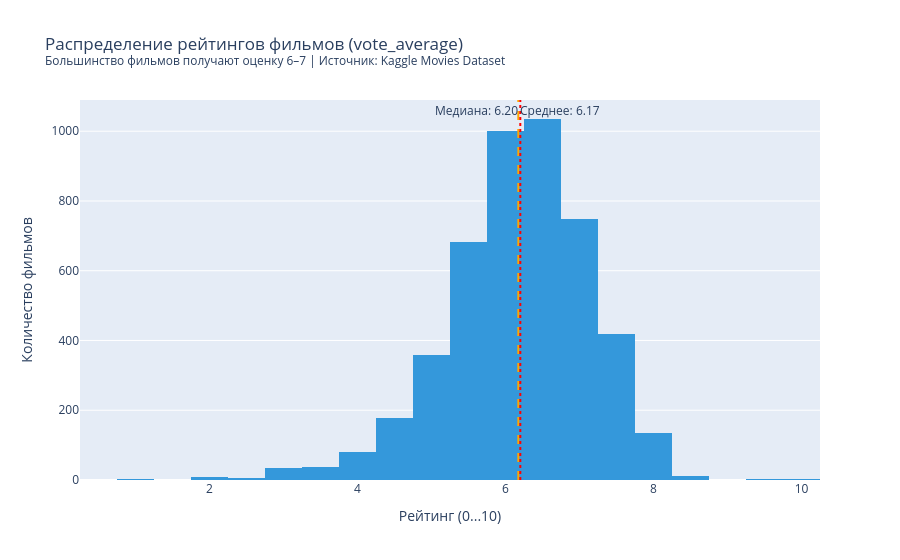

Source (notebook cell):
### Markdown cell above
### 2.2 Распределение рейтингов фильмов

Гистограмма ниже отображает распределение средней оценки зрителей (`vote_average`).  
На графике нанесены линии среднего (оранжевая) и медианы (красная) для визуального сравнения.

### Code cell
mean_r = df_rated['vote_average'].mean()
med_r = df_rated['vote_average'].median()
std_r = df_rated['vote_average'].std()

fig = px.histogram(
    df_rated, x='vote_average', nbins=40,
    color_discrete_sequence=['#3498DB'],
    title='Распределение рейтингов фильмов (vote_average)<br>'
          '<sup>Большинство фильмов получают оценку 6–7 | Источник: Kaggle Movies Dataset</sup>'
)
fig.add_vline(x=mean_r, line_dash='dash', line_color='orange', line_width=2,
              annotation_text=f'Среднее: {mean_r:.2f}', annotation_position='top right')
fig.add_vline(x=med_r, line_dash='dot', line_color='red', line_width=2,
              annotation_text=f'Медиана: {med_r:.2f}', annotation_position='top left')
fig.update_xaxes(title_text='Рейтинг (0...10)')
fig.update_yaxes(title_text='Количество фильмов')
fig.show()

print(f"Среднее: {mean_r:.3f} | Медиана: {med_r:.3f} | Ст. откл.: {std_r:.3f}")

### Figure 1 — Plotly figure (JSON) as saved in the notebook; plotly's stock layout.template omitted (floating-point values rounded to 4 significant figures; data arrays with more than 128 entries replaced by an {"elided": "..."} marker saying what was removed)
{"data": [{"bingroup": "x", "hovertemplate": "vote_average=%{x}<br>count=%{y}<extra></extra>", "legendgroup": "", "marker": {"color": "#3498DB", "pattern": {"shape": ""}}, "name": "", "nbinsx": 40, "orientation": "v", "showlegend": false, "type": "histogram", "x": {"elided": "4740 float values"}, "xaxis": "x", "yaxis": "y"}], "layout": {"annotations": [{"showarrow": false, "text": "Среднее: 6.17", "x": 6.173, "xanchor": "left", "xref": "x", "y": 1, "yanchor": "top", "yref": "y domain"}, {"showarrow": false, "text": "Медиана: 6.20", "x": 6.2, "xanchor": "right", "xref": "x", "y": 1, "yanchor": "top", "yref": "y domain"}], "barmode": "relative", "legend": {"tracegroupgap": 0}, "shapes": [{"line": {"color": "orange", "dash": "dash", "width": 2}, "type": "line", "x0": 6.173, "x1": 6.173, "xref": "x", "y0": 0, "y1": 1, "yref": "y domain"}, {"line": {"color": "red", "dash": "dot", "width": 2}, "type": "line", "x0": 6.2, "x1": 6.2, "xref": "x", "y0": 0, "y1": 1, "yref": "y domain"}], "title": {"text": "Распределение рейтингов фильмов (vote_average)<br><sup>Большинство фильмов получают оценку 6–7 | Источник: Kaggle Movies Dataset</sup>"}, "xaxis": {"anchor": "y", "domain": [0, 1], "title": {"text": "Рейтинг (0...10)"}}, "yaxis": {"anchor": "x", "domain": [0, 1], "title": {"text": "Количество фильмов"}}}}
